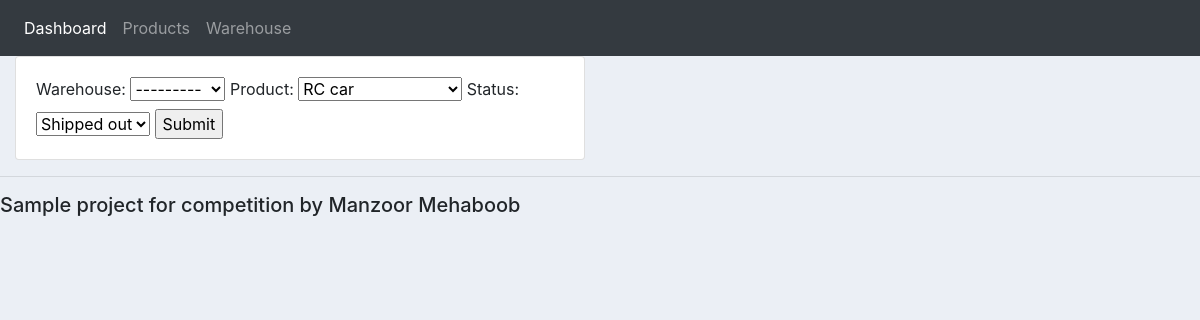
The page /update_order/2/ on the database its author committed.
### accounts/models.py (models this page shows, shortened)
class Order(models.Model):
	STATUS = (
			('Stored', 'Stored'),
			('Shipped out', 'Shipped out'),
			('Shipped in', 'Shipped in'),
			('Pending', 'Pending'),
			)
	warehouse = models.ForeignKey(Warehouse, null=True, on_delete= models.SET_NULL)
	product = models.ForeignKey(Product, null=True, on_delete= models.SET_NULL)
	date_created = models.DateTimeField(auto_now_add=True, null=True)
	status = models.CharField(max_length=200, null=True, choices=STATUS)

### accounts/views.py (the view)
# urls.py: path('update_order/<str:pk>/', views.updateOrder, name="update_order"),
def updateOrder(request, pk):
	order = Order.objects.get(id=pk)
	form = OrderForm(instance=order)
	if request.method == 'POST':
		form = OrderForm(request.POST, instance=order)
		if form.is_valid():
			form.save()
			return redirect('/')
	context = {'form':form}
	return render(request, 'accounts/order_form.html', context)

### accounts/forms.py
class OrderForm(ModelForm):
	class Meta:
		model = Order
		fields = '__all__'

### accounts/models.py (called while the page is built)
	def __str__(self):
		return self.name

	def __str__(self):
		return self.name

### accounts/templates/accounts/order_form.html (shortened to what this page needs)
{%  extends 'accounts/main.html' %}
{% load static %}
{% block content %}
<div class="row">
	<div class="col-md-6">
		<div class="card card-body">
			<form action="" method="POST">
				{{form}}
				<input type="submit" name="Submit">
			</form>
		</div>
	</div>
</div>
{% endblock %}

### static/css/main.css (style rules this page uses)
body { background-color: #ebeff5; }

### rows shown on the page
Order: warehouse "---------", product "RC car", status "Shipped out"
